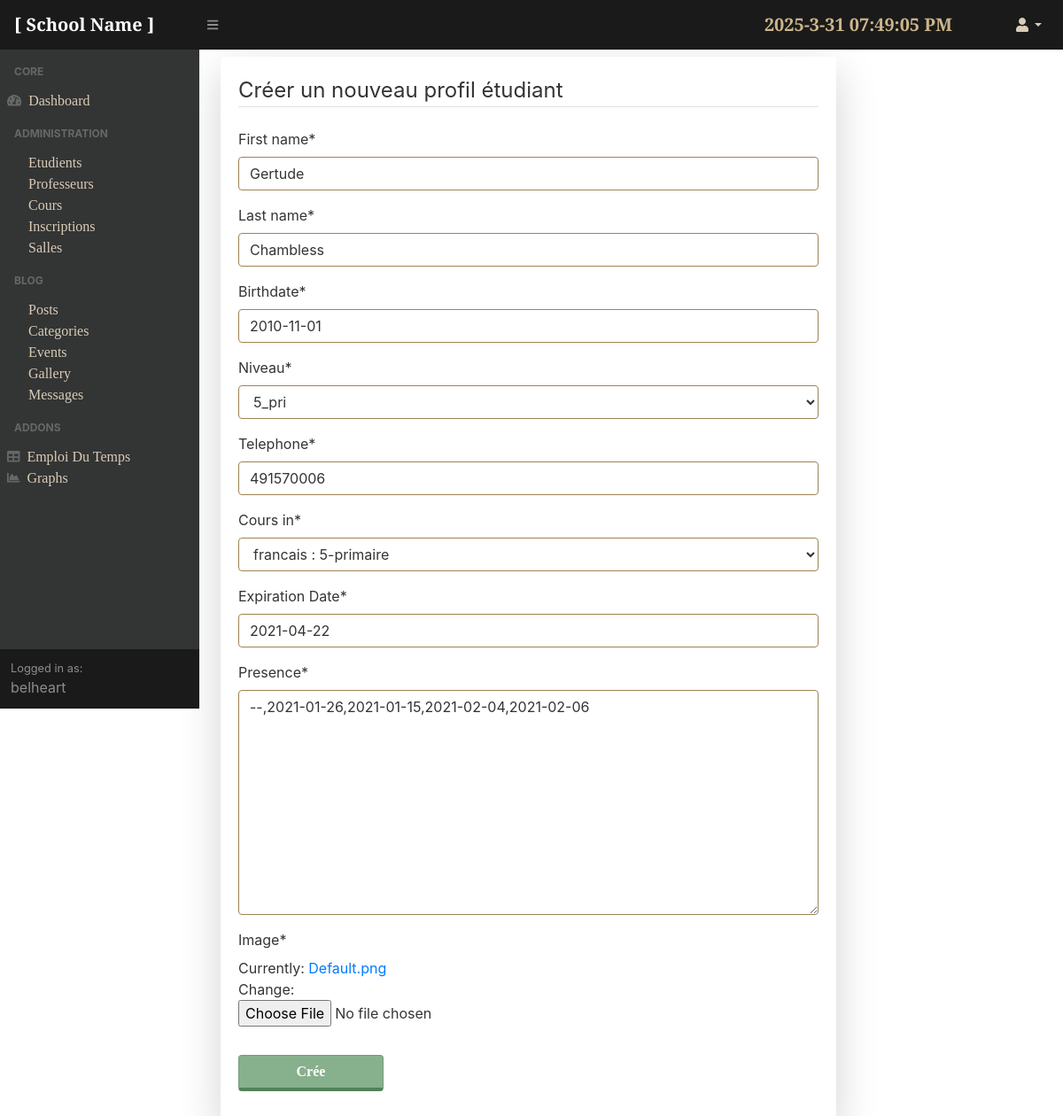
The page /adminpanel/students/14/update (signed in) on the database its author committed.
### school/models.py (models this page shows, shortened)
class Student(models.Model):
    first_name = models.CharField(max_length=100)
    last_name = models.CharField(max_length=100)
    birthdate = models.DateField()
    address = models.CharField(max_length=150,default='N/A')
    institute = models.CharField(max_length=150,default="N/A")
    niveau = models.CharField(choices=niveaux.Levels,max_length=100, blank=False, default='1-primaire')
    telephone = models.IntegerField()
    cours_in = models.ForeignKey('courses.Course',on_delete=models.CASCADE)
    sub_date = models.DateField(default=timezone.now)
    cours_start = models.DateField(default = timezone.now, verbose_name="Expiration Date")
    presence = models.TextField(default='--')
    image = models.ImageField(default='Default.png', upload_to='students_pics')

### courses/models.py (models this page shows, shortened)
class Course(models.Model):
    weekdays = [('N/A','N/A'),('Dimanche','Dim'),('Lundi','Lun'),('Mardi','Mar'),('Mercredi','Mer'),('Jeudi','Jeu'),('Vendredi','Ven'),('Samedi','Sam')]
    days_en = {'Dimanche':'Sunday', 'Lundi':'Monday', 'Mardi':'Tuesday', 'Mercredi':'Wednesday', 'Jeudi':'Thursday', 'Vendredi':'Friday', 'Samedi':'Saturday', 'N/A':'N/A'}
    name = models.CharField(max_length=200)
    price = models.IntegerField(default = 0)
    desc = models.TextField(max_length=500,default="...")
    cours_start = models.DateField(default = timezone.now)
    time = models.TimeField()
    time2 = models.TimeField(default=timezone.now)
    niveau = models.CharField(choices=Levels, max_length=100,blank=False,default='1_pri')
    prof = models.CharField(max_length=100, default='N/A')
    wday1 = models.CharField(choices=weekdays,max_length=10, blank=False, default='N/A')
    wday2 = models.CharField(choices=weekdays,max_length=10, blank=False, default='N/A')
    sal = models.ForeignKey('courses.Salle',on_delete=models.PROTECT, default=1)
    def __str__(self):
        return f'{self.name} : {self.niveau}'

### adminpanel/views.py (the view, shortened to what this page needs)
# urls.py: path('students/<int:pk>/update',studentupdate.as_view(), name='update-student'),
class studentupdate(LoginRequiredMixin, UpdateView):
	model = Student
	fields = ['first_name', 'last_name','birthdate','niveau','telephone', 'cours_in', 'cours_start', 'presence', 'image']
	success_url = '/adminpanel/students'

### school/templates/school/student_form.html (shortened to what this page needs)
{% extends 'adminpanel/base.html' %}
{% load crispy_forms_tags %}
{% block content %}
<div class="card shadow-lg border-0 rounded-lg mt-2 w-75">
    <div class="card-body">
	<div class="content-section">
		<form method='POST' enctype="multipart/form-data">
		<fieldset class="form-group">
			<legend class="border-bottom mb-4">Créer un nouveau profil étudiant</legend>
			{{ form|crispy }}
		</fieldset>
		<div class="form-group">
			<button class="btn btn-outline-success btn-block w-25" type="submit">Crée</button>
		</div>
		</form>
	</div>
</div>
</div>
{% endblock %}

### adminpanel/templates/adminpanel/base.html (shortened to what this page needs)
{%load static%}
<!DOCTYPE html>
<html lang="en">
    <head>
    <link href="{% static 'adminpanel/assets/css/styles.css'%}" rel="stylesheet" />
    <link href="https://cdn.datatables.net/1.10.20/css/dataTables.bootstrap4.min.css" rel="stylesheet" />
    </head>
    <body class="sb-nav-fixed">
        <nav class="sb-topnav navbar navbar-expand navbar-dark bg-dark">
            <a class="navbar-brand" href="{% url 'blog-home' %}">[ School Name ]</a>
            <button class="btn btn-link btn-sm order-1 order-lg-0" id="sidebarToggle" href="#"><i class="fas fa-bars"></i></button>
            <form class="d-none d-md-inline-block form-inline ml-auto mr-0 mr-md-3 my-2 my-md-0">
                <p id="MyClockDisplay"  class="navbar-brand mr-5 text-gold" onload="showTime()"></p>
            </form>
            <ul class="navbar-nav ml-auto ml-md-0">
                <li class="nav-item dropdown">
                    <a class="nav-link dropdown-toggle" id="userDropdown" href="#" role="button" data-toggle="dropdown" aria-haspopup="true" aria-expanded="false"><i class="fas fa-user fa-fw"></i></a>
                </li>
            </ul>
        </nav>
        <div id="layoutSidenav">
            <div id="layoutSidenav_nav">
                <nav class="sb-sidenav accordion sb-sidenav-dark" id="sidenavAccordion">
                    <div class="sb-sidenav-menu">
                        <div class="nav">
                            <div class="sb-sidenav-menu-heading">Core</div>
                            <a class="nav-link" href="{% url 'dashboard' %}">
                                <div class="sb-nav-link-icon"><i class="fas fa-tachometer-alt"></i></div>
                                Dashboard
                            </a>
                            <div class="sb-sidenav-menu-heading">Administration</div>
                            <div class="collapse show" id="collapseLayouts" aria-labelledby="headingOne" data-parent="#sidenavAccordion" style="">
                                <nav class="sb-sidenav-menu-nested nav">
                                    <a class="nav-link" href="{% url 'students' %}">Etudients</a>
                                    <a class="nav-link" href="{% url 'teachers' %}">Professeurs</a>
                                    <a class="nav-link" href="{% url 'courses' %}">Cours</a>
                                    <a class="nav-link" href="{% url 'inscriptions' %}">Inscriptions</a>
                                    <a class="nav-link" href="{% url 'salles' %}">Salles</a>
                                </nav>
                            </div>
                            <div class="sb-sidenav-menu-heading">Blog</div>
                            <div class="collapse show" id="collapseLayouts" aria-labelledby="headingOne" data-parent="#sidenavAccordion" style="">
                                <nav class="sb-sidenav-menu-nested nav">
                                    <a class="nav-link" href="{% url 'blog-posts' %}">Posts</a>
                                    <a class="nav-link" href="{% url 'categories' %}">Categories</a>
                                    <a class="nav-link" href="{% url 'events-admin' %}">Events</a>
                                    <a class="nav-link" href="{% url 'gallery' %}">Gallery</a>
                                    <a class="nav-link" href="{% url 'messages' %}">Messages</a>
                                </nav>
                            </div>
                            <div class="sb-sidenav-menu-heading">Addons</div>
                            <a class="nav-link" href="{% url 'schedule'%}">
                                <div class="sb-nav-link-icon"><i class="fas fa-table"></i></div>
                                Emploi Du Temps
                            </a>
                            <a class="nav-link" href="{% url 'charts'%}">
                                <div class="sb-nav-link-icon"><i class="fas fa-chart-area"></i></div>
                                Graphs
                            </a>
                        </div>
                    </div>
                    <div class="sb-sidenav-footer">
                        <div class="small">Logged in as:</div>
                        {{user.username}}
                    </div>
                </nav>
            </div>
        <div id='layoutSidenav_content'>
        <main>
        <div class="container-fluid">
            {% block content %}{% endblock %}
        </div>
        </main>
        </div>
    </body>
</html>

### rows shown on the page
Student: first_name "Gertude", last_name "Chambless", birthdate "2010-11-01", telephone "491570006", cours_in "francais : 5-primaire", cours_start "2021-04-22", presence "--,2021-01-26,2021-01-15,2021-02-04,2021-02-06"
Course: niveau "5_pri"

### other values the page prints
{{ user.username }} "belheart"
